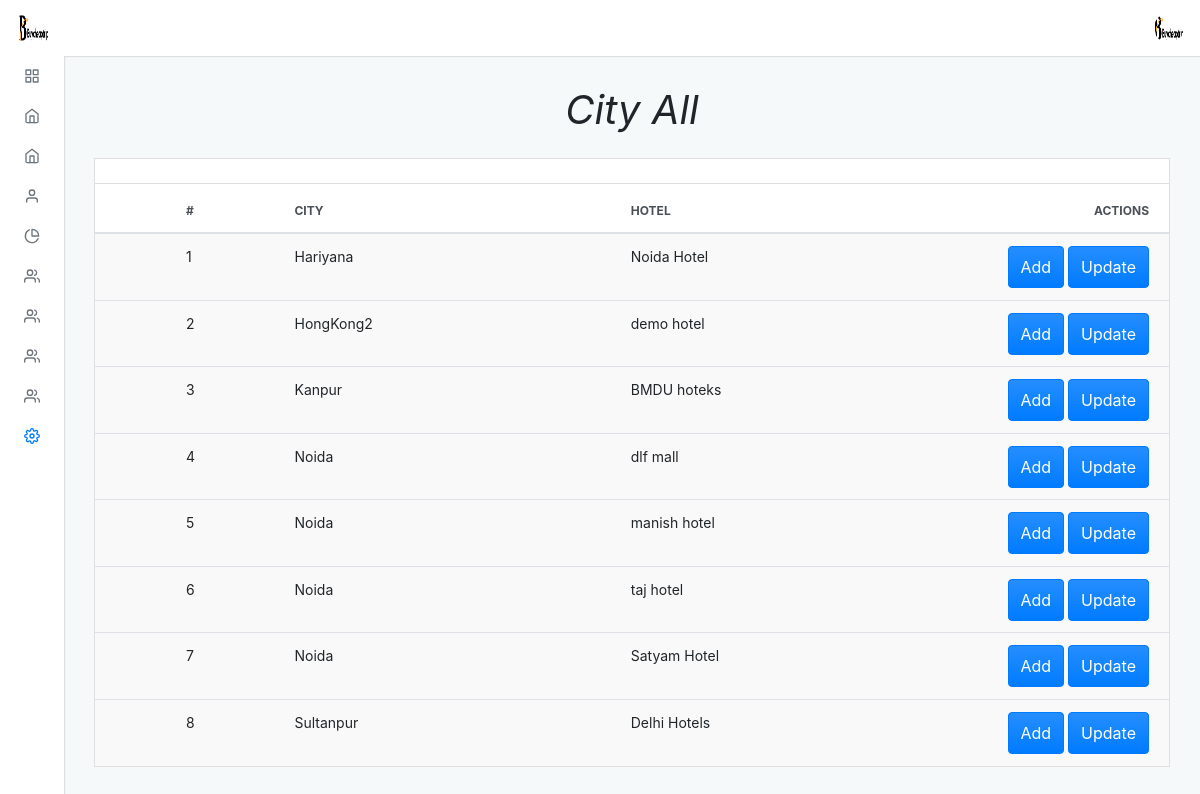
The page /admin/default/hotel_all.php (signed in) on the database its author committed.
### tables this page shows
CREATE TABLE `hotels` (
  `hotel_id` int(11) NOT NULL,
  `hotel_name` varchar(100) NOT NULL,
  `hcity_id` int(5) NOT NULL
);

CREATE TABLE `cities` (
  `city_id` int(11) NOT NULL,
  `city_name` varchar(100) NOT NULL
);

### admin/default/hotel_all.php (the view, shortened to what this page needs)
<?php
include "../../connection.php";
?>
<?php $page = "setting";
include("./incluede/header.php") ?>
<div class="adminx-content">
    <div class="adminx-main-content">
        <div class="container-fluid">
            <div class="pb-3">
                <h1><b><i>City All</i></b></h1>
            </div>
            <div class="row">
                <div class="col">
                    <div class="card mb-grid">
                        <div class="card-header d-flex justify-content-between align-items-center">
                        </div>
                        <div class="table-responsive-md">
                            <table class="table table-actions table-striped table-hover mb-0">
                                <thead>
                                    <tr>
                                        <th scope="col">
                                            <label class="custom-control custom-checkbox m-0 p-0">
                                            </label>
                                        </th>
                                        <th scope="col">#</th>
                                        <th scope="col">City</th>
                                        <th scope="col">Hotel</th>
                                        <th scope="col">Actions</th>
                                    </tr>
                                </thead>
                                <tbody>
                                    <?php
                                    $query = "SELECT hotels.hotel_id, hotels.hotel_name, cities.city_name
                                    FROM hotels
                                    JOIN cities ON hotels.hcity_id = cities.city_id
                                    ORDER BY cities.city_name ASC";
                                    $res = mysqli_query($conn, $query);
                                    $a = 1;
                                    while ($row = mysqli_fetch_assoc($res)) {
                                    ?>
                                        <tr>
                                            <th scope="row">
                                                <label class="custom-control custom-checkbox m-0 p-0">
                                                </label>
                                            </th>
                                            <td><?php echo $a ?></td>
                                            <td><?php echo $row['city_name'] ?></td>
                                            <td><?php echo $row['hotel_name'] ?></td>
                                            <td>
                                                <a href="hotel_add"><button type="button" class="btn btn-primary waves-effect waves-light add">Add</button></a>
                                                <a href="hotel_update?hotel_id=<?php echo $row['hotel_id']; ?>"><button type="button" class="btn btn-primary waves-effect waves-light add">Update</button></a>
                                            </td>
                                        <tr>
                                        <?php
                                        ++$a;
                                    }
                                        ?>
                                        <?php include("./incluede/footer.php") ?>

### admin/default/incluede/header.php (shortened to what this page needs)
<!DOCTYPE html>
<html lang="en">
<head>
  <link rel="stylesheet" type="text/css" href="./dist/css/adminx.css" media="screen" />
</head>
<body class=" virat">
  <div class="adminx-container">
    <?php
    $query = "select * from admin_login";
    $result = mysqli_query($conn, $query);
    while ($row = mysqli_fetch_assoc($result)) {
    ?>
      <nav class="navbar navbar-expand justify-content-between fixed-top virat_1">
        <a class="navbar-brand mb-0 h1 d-none d-md-block" href="admin">
          <img src="../upload/<?php echo $row['image']; ?>" class="navbar-brand-image d-inline-block align-top mr-2" class="circle" alt="">
        </a>
        <ul class="navbar-nav d-flex justify-content-end mr-2">
          <li class="nav-item dropdown">
            <a class="nav-link avatar-with-name" id="navbarDropdownMenuLink" data-toggle="dropdown" href="#">
              <img src="../upload/<?php echo $row['image']; ?>" class="d-inline-block align-top" class="rounded" alt="">
            </a>
          </li>
        </ul>
      <?php
    }
      ?>
      </nav>
      <div class="adminx-sidebar expand-hover push">
        <ul class="sidebar-nav">
          <li class="sidebar-nav-item">
            <a href="admin" class="sidebar-nav-link <?php if ($page == 'home') {
                                                      echo 'active';
                                                    } ?>">
              <span class="sidebar-nav-icon">
                <i data-feather="grid"></i>
              </span>
            </a>
          </li>
          <li class="sidebar-nav-item">
            <a class="sidebar-nav-link <?php if ($page == 'thailand') {
                                          echo 'active';
                                        } ?> collapsed" data-toggle="collapse" href="#examplepackage" aria-expanded="false" aria-controls="examplepackage">
              <span class="sidebar-nav-icon">
                <i data-feather="home"></i>
              </span>
            </a>
          </li>
          <li class="sidebar-nav-item">
            <a class="sidebar-nav-link <?php if ($page == 'slider') {
                                          echo 'active';
                                        } ?> collapsed" data-toggle="collapse" href="#example" aria-expanded="false" aria-controls="example">
              <span class="sidebar-nav-icon">
                <i data-feather="home"></i>
              </span>
            </a>
          </li>
          <li class="sidebar-nav-item">
            <a class=" sidebar-nav-link <?php if ($page == 'about') {
                                          echo 'active';
                                        } ?> collapsed" data-toggle="collapse" href="#exampl_a" aria-expanded="false" aria-controls="exampl_a">
              <span class="sidebar-nav-icon">
                <i data-feather="user"></i>
              </span>
            </a>
          </li>
          <li class="sidebar-nav-item">
            <a class=" sidebar-nav-link <?php if ($page == 'our') {
                                          echo 'active';
                                        } ?> collapsed" data-toggle="collapse" href="#examp" aria-expanded="false" aria-controls="examp">
              <span class="sidebar-nav-icon">
                <i data-feather="pie-chart"></i>
              </span>
            </a>
          </li>
          <li class="sidebar-nav-item">
            <a class=" sidebar-nav-link <?php if ($page == 'transport') {
                                          echo 'active';
                                        } ?> collapsed" data-toggle="collapse" href="#exa_team" aria-expanded="false" aria-controls="exa_team">
              <span class="sidebar-nav-icon">
                <i data-feather="users"></i>
              </span>
            </a>
          </li>
          <li class="sidebar-nav-item">
            <a class=" sidebar-nav-link <?php if ($page == 'transport') {
                                          echo 'active';
                                        } ?> collapsed" data-toggle="collapse" href="#exa_team89" aria-expanded="false" aria-controls="exa_team89">
              <span class="sidebar-nav-icon">
                <i data-feather="users"></i>
              </span>
            </a>
          </li>
          <li class="sidebar-nav-item">
            <a class=" sidebar-nav-link <?php if ($page == 'transport') {
                                          echo 'active';
                                        } ?> collapsed" data-toggle="collapse" href="#exa_team99" aria-expanded="false" aria-controls="exa_team99">
              <span class="sidebar-nav-icon">
                <i data-feather="users"></i>
              </span>
            </a>
          </li>
          <li class="sidebar-nav-item">
            <a class=" sidebar-nav-link <?php if ($page == 'users') {
                                          echo 'active';
                                        } ?> collapsed" data-toggle="collapse" href="#exa_team98" aria-expanded="false" aria-controls="exa_team98">
              <span class="sidebar-nav-icon">
                <i data-feather="users"></i>
              </span>
            </a>
          </li>
          <li class="sidebar-nav-item">
            <a class=" sidebar-nav-link <?php if ($page == 'setting') {
                                          echo 'active';
                                        } ?> collapsed" data-toggle="collapse" href="#ex" aria-expanded="false" aria-controls="ex">
              <span class="sidebar-nav-icon">
                <i data-feather="settings"></i>
              </span>
            </a>
      </div>

### admin/default/incluede/header.php (style rules this page uses)
.pb-3 { text-align: center; }

### rows shown on the page
hotels: cities.city_name "Hariyana", hotel_name "Noida Hotel"
hotels: cities.city_name "HongKong2", hotel_name "demo hotel"
hotels: cities.city_name "Kanpur", hotel_name "BMDU hoteks"
hotels: cities.city_name "Noida", hotel_name "dlf mall"
hotels: cities.city_name "Noida", hotel_name "manish hotel"
hotels: cities.city_name "Noida", hotel_name "taj hotel"
hotels: cities.city_name "Noida", hotel_name "Satyam Hotel"
hotels: cities.city_name "Sultanpur", hotel_name "Delhi Hotels"
